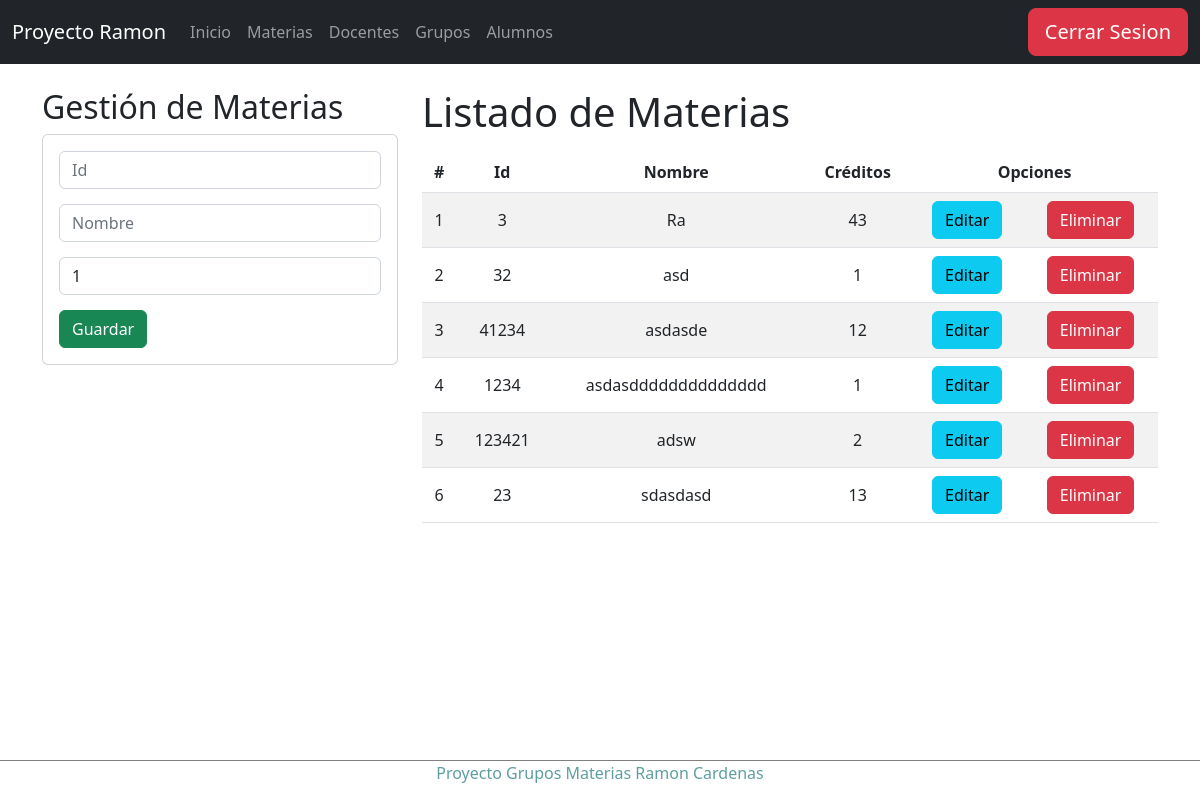
The page /materias (signed in) on the database as committed earlier.
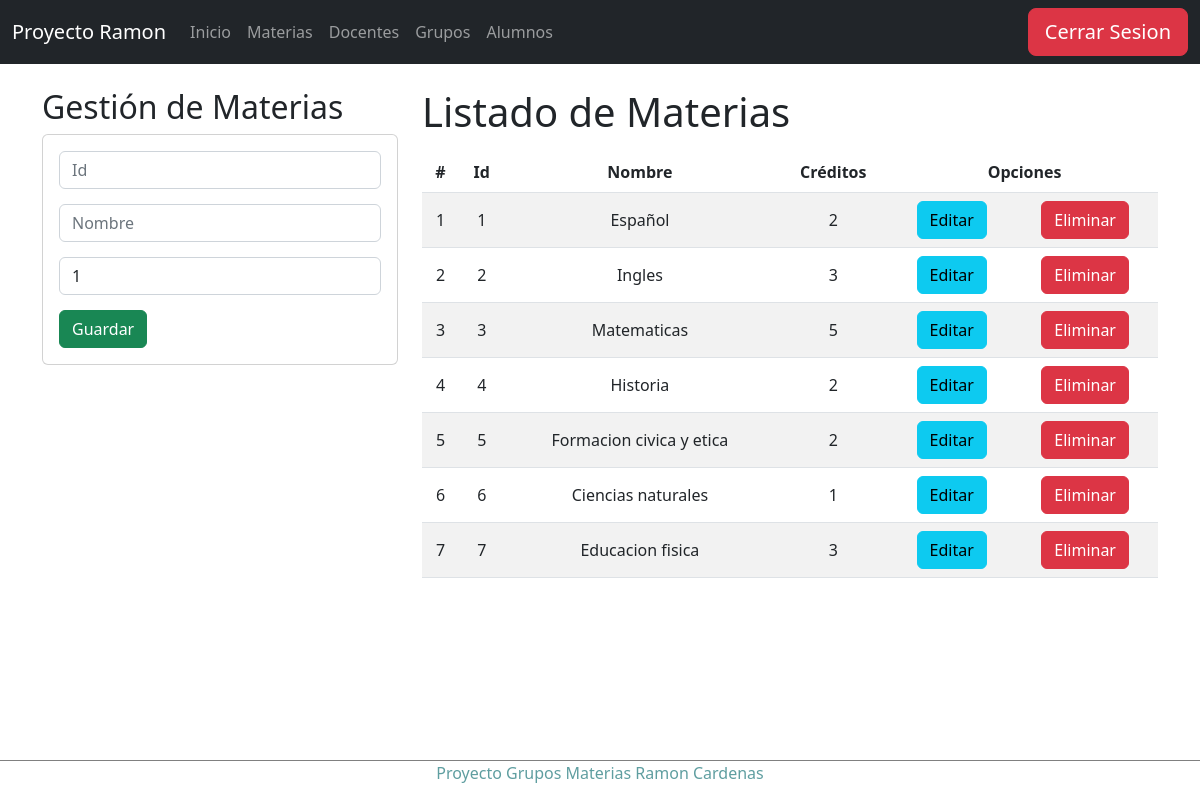
The same page on the database as committed later.
### Apps/Horario/models.py (models this page shows, shortened)
class Materia(models.Model):
    idMateria=models.CharField(primary_key=True,max_length=6)
    nombreMateria=models.CharField(max_length=50)
    creditosMateria=models.PositiveSmallIntegerField()

### Apps/Horario/views.py (the view)
# urls.py: path('materias',views.materias),
@login_required
def materias(request):
    materias = Materia.objects.all()
    return render(request, "materias/gestionMaterias.html", {"materias":materias})

### Apps/Horario/templates/materias/gestionMaterias.html (shortened to what this page needs)
{% extends "../base.html" %}
{% block body %}
<div class="row">
    <div class="col-sm-12 col-md-6 col-lg-4 col-xl-4">
        <h2>Gestión de Materias</h2>
        <div class="card">
            <div class="card-body">
                <form action="/registrarMateria/" method="POST">{% csrf_token %}
                    <div class="form-group">
                        <input type="text" id="idMateria" name="idMateria" class="form-control" placeholder="Id"
                            minlength="1" maxlength="6" required>
                    </div>
                    <div class="form-group">
                        <input type="text" id="nombreMateria" name="nombreMateria" class="form-control" placeholder="Nombre"
                            maxlength="50" required>
                    </div>
                    <div class="form-group">
                        <input type="text" id="creditosMateria" name="creditosMateria" class="form-control" min="1" max="2"
                            value="1" required>
                    </div>
                    <div class="form-group">
                        <button type="submit" class="btn btn-success btn-block text-white">Guardar</button>
                    </div>
                </form>
            </div>
        </div>
    </div>
    <div class="col-sm-12 col-md-6 col-lg-8 col-xl-8">
        <h1>Listado de Materias</h1>
        <div class="table-responsive py-2">
            <table class="table table-striped">
                <thead>
                    <tr>
                        <th>#</th>
                        <th>Id</th>
                        <th>Nombre</th>
                        <th>Créditos</th>
                        <th colspan="2">Opciones</th>
                    </tr>
                </thead>
                <tbody>
                    {% for m in materias %}
                    <tr>
                        <td>{{forloop.counter}}</td>
                        <td>{{m.idMateria}}</td>
                        <td>{{m.nombreMateria}}</td>
                        <td>{{m.creditosMateria}}</td>
                        <td><a href="edicionMateria/{{m.idMateria}}" class="btn btn-info">Editar</a></td>
                        <td><a href="eliminarMateria/{{m.idMateria}}" class="btn btn-danger btnEliminacion">Eliminar</a></td>
                    </tr>
                    {% endfor %}
                </tbody>
            </table>
        </div>
    </div>
</div>
{% endblock %}

Rows that differ between the two databases and show on the page:
removed Materia: idMateria "32", nombreMateria "asd", creditosMateria "1"
removed Materia: idMateria "41234", nombreMateria "asdasde", creditosMateria "12"
removed Materia: idMateria "1234", nombreMateria "asdasdddddddddddddd", creditosMateria "1"
removed Materia: idMateria "123421", nombreMateria "adsw", creditosMateria "2"
removed Materia: idMateria "23", nombreMateria "sdasdasd", creditosMateria "13"
added Materia: idMateria "1", nombreMateria "Español", creditosMateria "2"
added Materia: idMateria "2", nombreMateria "Ingles", creditosMateria "3"
changed Materia id 3: nombreMateria "Ra" → "Matematicas"; creditosMateria "43" → "5"
added Materia: idMateria "4", nombreMateria "Historia", creditosMateria "2"
added Materia: idMateria "5", nombreMateria "Formacion civica y etica", creditosMateria "2"
added Materia: idMateria "6", nombreMateria "Ciencias naturales", creditosMateria "1"
added Materia: idMateria "7", nombreMateria "Educacion fisica", creditosMateria "3"
